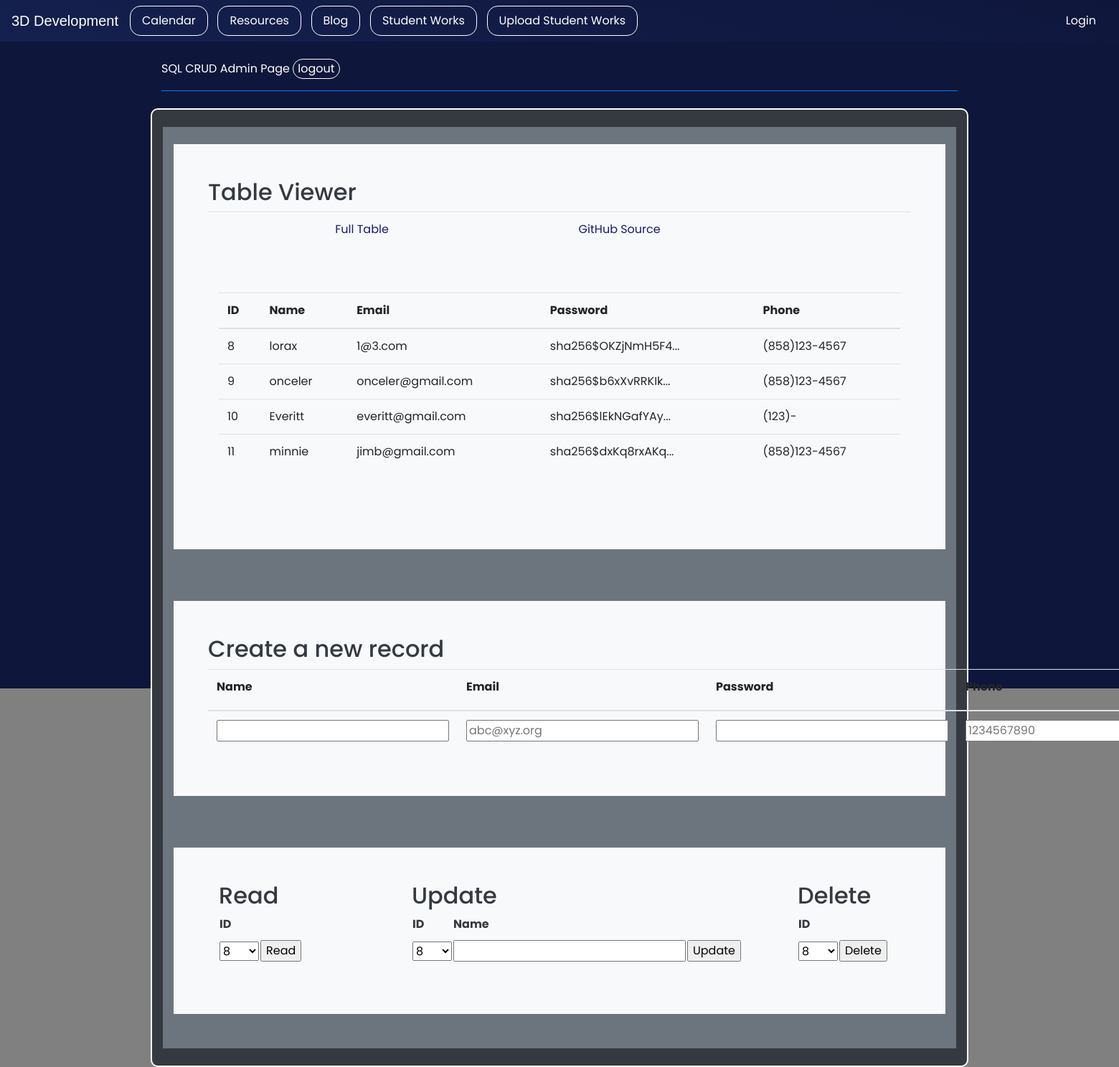
Page /crud/ (signed in) on the earlier database version.
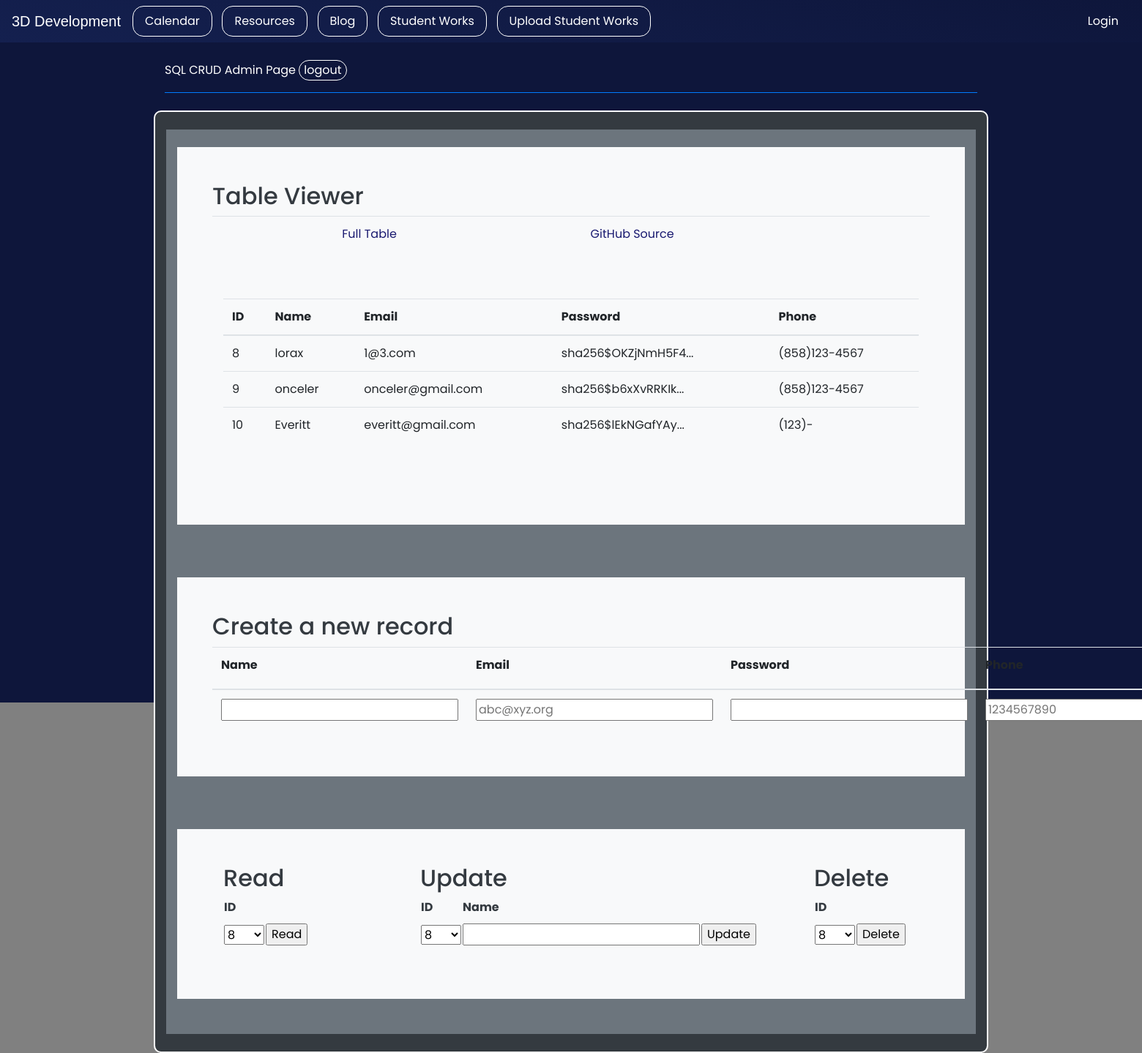
Same page on the later database version.
### cruddy/model.py (models this page shows, shortened)
class Users(UserMixin, db.Model):
    userID = db.Column(db.Integer, primary_key=True)
    name = db.Column(db.String(255), unique=False, nullable=False)
    email = db.Column(db.String(255), unique=True, nullable=False)
    password = db.Column(db.String(255), unique=False, nullable=False)
    phone = db.Column(db.String(255), unique=False, nullable=False)
    def read(self):
        return {
            "userID": self.userID,
            "name": self.name,
            "email": self.email,
            "password": self.password,
            "phone": self.phone,
            "query": "by_alc"  # This is for fun, a little watermark
        }

### cruddy/app_crud.py (the view)
@app_crud.route('/')
@login_required  # Flask-Login uses this decorator to restrict acess to logged in users
def crud():
    return render_template("crud.html", table=users_all())

### cruddy/query.py (called while the page is built)
def users_all():
    return users_all_alc()

def users_all_alc():
    table = Users.query.all()
    json_ready = [peep.read() for peep in table]
    return json_ready

@login_manager.user_loader
def user_loader(user_id):
    if user_id is not None:
        return Users.query.get(user_id)
    return None

### cruddy/templates/cruddy/crud.html (shortened to what the changed rows need)
<!DOCTYPE html>
{% extends "layouts/base.html" %}
{% block body %}
    <div class="container py-4 sub bg-dark" style="align-content: center;">
        <div class="container bg-secondary py-4">
            <div class="p-5 mb-4 bg-light text-dark rounded-3">
                <h2>Table Viewer</h2>
                <div class="row align-items-md-stretch">
                    <div class="container-fluid py-5">
                        <table class="table">
                            <thead>
                            <tr>
                                <th>ID</th>
                                <th>Name</th>
                                <th>Email</th>
                                <th>Password</th>
                                <th>Phone</th>
                            </tr>
                            </thead>
                            <tbody>
                            {% for row in table %}
                                {% set pn = "" ~ row['phone'] %}
                                {% set pnf = "(" ~ pn[0:3] ~ ")" ~ pn[3:6] ~ "-" ~ pn[6:10] %}
                                <tr>
                                    <td>{{ row['userID'] }}</td>
                                    <td>{{ row['name'] }}</td>
                                    <td>{{ row['email'] }}</td>
                                    <td>{{ row['password'] | truncate(20) }}</td>
                                    <td>{{ pnf }}</td>
                                </tr>
                            {% endfor %}
                            </tbody>
                        </table>
                    </div>
                </div>
            </div>
        </div>
        <div class="container bg-secondary py-4">
            <div class="p-5 mb-4 bg-light text-dark rounded-3">
                <h2>Create a new record</h2>
                <form method="POST" ID="create" action={{url_for('crud.create')}} >
                    <table class="table">
                        <thead>
                        <tr>
                            <th><label for="name">Name</label></th>
                            <th><label for="email">Email</label></th>
                            <th><label for="password">Password</label></th>
                            <th><label for="phone">Phone</label></th>
                        </tr>
                        </thead>
                    </table>
                </form>
            </div>
        </div>
        <div class="container bg-secondary py-4">
            <div class="row mb-4 bg-light text-dark rounded-3">
                <div class="col-md-3">
                    <div class="p-5 mb-4 bg-light text-dark rounded-3">
                        <h2>Read</h2>
                        <form method="POST" ID="read" action={{url_for('crud.read')}} >
                            <table id="read_table">
                                <tr><th><label for="read_userid">ID</label></th></tr>
                            </table>
                        </form>
                    </div>
                </div>
                <div class="col-md-6">
                    <div class="p-5 mb-4 bg-light text-dark rounded-3">
                        <h2>Update</h2>
                        <form method="POST" ID="update" action={{url_for('crud.update')}} >
                            <table id="update_table">
                                <tr>
                                    <th><label for="update_userid">ID</label></th>
                                    <th><label for="update_name">Name</label></th>
                                </tr>
                            </table>
                        </form>
                    </div>
                </div>
                <div class="col-md-3">
                    <div class="p-5 mb-4 bg-light text-dark rounded-3">
                        <h2>Delete</h2>
                        <form method="POST" ID="read" action={{url_for('crud.delete')}} >
                            <table id="read_table">
                                <tr><th><label for="delete_userid">ID</label></th></tr>
                            </table>
                        </form>
                    </div>
                </div>
            </div>
        </div>
    </div>
{% endblock %}

Differences in the rows shown:
removed Users: userID "11", name "minnie", email "jimb@gmail.com", password "sha256$dxKq8rxAKq...", pnf "(858)123-4567"
